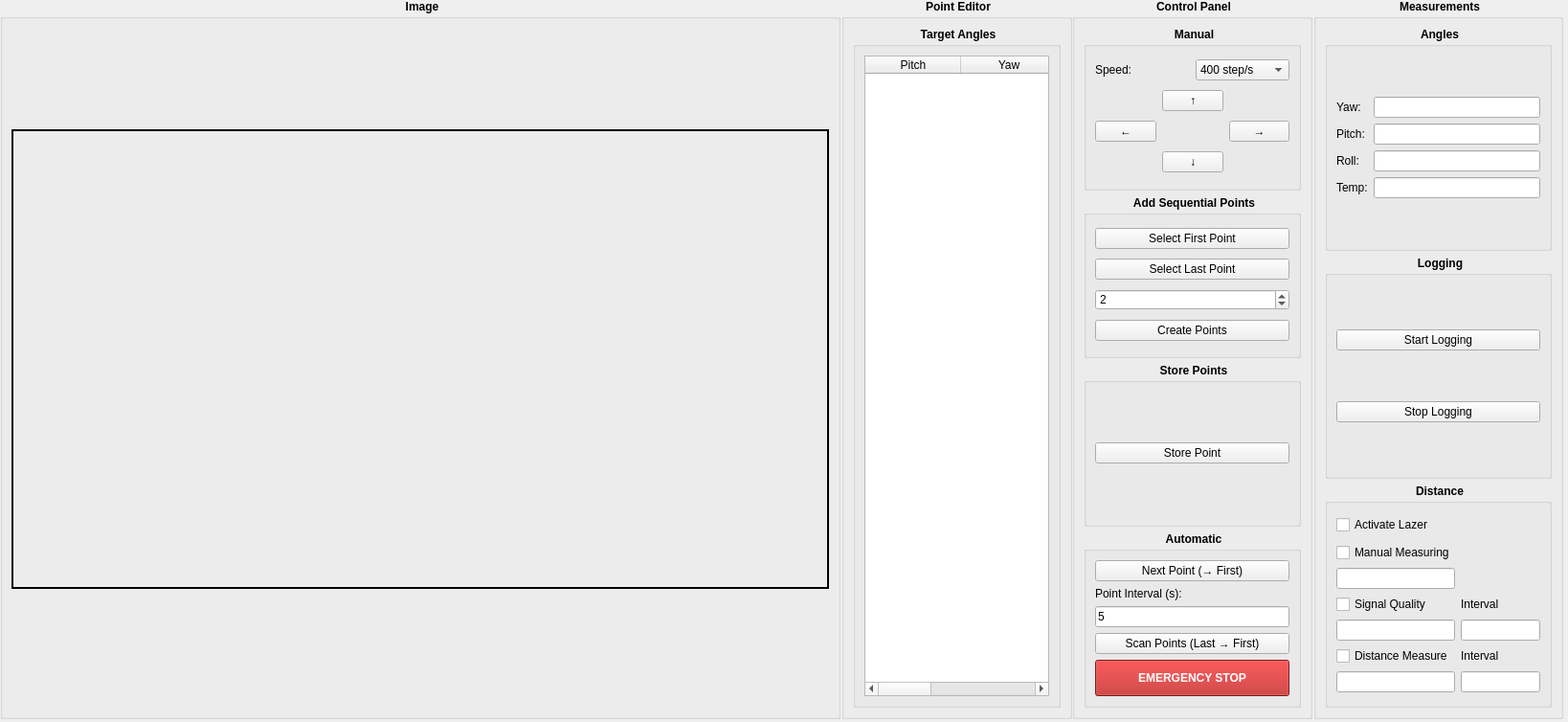
<?xml version="1.0" encoding="UTF-8"?>
<ui version="4.0">
 <class>rsdm</class>
 <widget class="QWidget" name="rsdm">
  <property name="geometry">
   <rect>
    <x>0</x>
    <y>0</y>
    <width>1638</width>
    <height>754</height>
   </rect>
  </property>
  <property name="windowTitle">
   <string>rsdm</string>
  </property>
  <property name="styleSheet">
   <string notr="true">
QGroupBox::title {
    subcontrol-origin: margin;
    subcontrol-position: top center;
    padding: 0 6px;
}
   </string>
  </property>
  <widget class="QGroupBox" name="imageGb">
   <property name="geometry">
    <rect>
     <x>0</x>
     <y>0</y>
     <width>878</width>
     <height>751</height>
    </rect>
   </property>
   <property name="font">
    <font>
     <bold>true</bold>
    </font>
   </property>
   <property name="title">
    <string>Image</string>
   </property>
   <property name="alignment">
    <set>Qt::AlignCenter</set>
   </property>
   <widget class="QLabel" name="imageLabel">
    <property name="geometry">
     <rect>
      <x>12</x>
      <y>135</y>
      <width>854</width>
      <height>480</height>
     </rect>
    </property>
    <property name="sizePolicy">
     <sizepolicy hsizetype="Preferred" vsizetype="Preferred">
      <horstretch>0</horstretch>
      <verstretch>0</verstretch>
     </sizepolicy>
    </property>
    <property name="minimumSize">
     <size>
      <width>854</width>
      <height>480</height>
     </size>
    </property>
    <property name="maximumSize">
     <size>
      <width>854</width>
      <height>480</height>
     </size>
    </property>
    <property name="styleSheet">
     <string notr="true">border: 2px solid black;
</string>
    </property>
    <property name="text">
     <string/>
    </property>
   </widget>
  </widget>
  <widget class="QGroupBox" name="controlPanelGb">
   <property name="geometry">
    <rect>
     <x>1120</x>
     <y>0</y>
     <width>251</width>
     <height>751</height>
    </rect>
   </property>
   <property name="font">
    <font>
     <bold>true</bold>
    </font>
   </property>
   <property name="title">
    <string>Control Panel</string>
   </property>
   <property name="alignment">
    <set>Qt::AlignCenter</set>
   </property>
   <layout class="QGridLayout" name="gridLayout_3">
    <item row="4" column="0">
     <widget class="QGroupBox" name="groupBox_5">
      <property name="font">
       <font>
        <bold>true</bold>
       </font>
      </property>
      <property name="title">
       <string>Automatic</string>
      </property>
      <property name="alignment">
       <set>Qt::AlignCenter</set>
      </property>
      <layout class="QGridLayout" name="gridLayout_15">
       <item row="0" column="0">
        <layout class="QGridLayout" name="gridLayout_8">
         <item row="0" column="0">
          <widget class="QPushButton" name="pbNextPoint">
           <property name="text">
            <string>Next Point (→ First)</string>
           </property>
          </widget>
         </item>
         <item row="1" column="0">
          <widget class="QLabel" name="label_5">
           <property name="text">
            <string>Point Interval (s):</string>
           </property>
          </widget>
         </item>
         <item row="2" column="0">
          <widget class="QLineEdit" name="leScanInterval">
           <property name="text">
            <string>5</string>
           </property>
          </widget>
         </item>
         <item row="3" column="0">
          <widget class="QPushButton" name="pbScanPoints">
           <property name="text">
            <string>Scan Points (Last → First)</string>
           </property>
          </widget>
         </item>
         <item row="4" column="0">
          <widget class="QPushButton" name="pbEmergencyStop">
           <property name="minimumSize">
            <size>
             <width>0</width>
             <height>38</height>
            </size>
           </property>
           <property name="styleSheet">
            <string notr="true">QPushButton { background-color: #b71c1c; color: white; font-weight: bold; } QPushButton:pressed { background-color: #7f0000; }</string>
           </property>
           <property name="text">
            <string>EMERGENCY STOP</string>
           </property>
          </widget>
         </item>
        </layout>
       </item>
      </layout>
     </widget>
    </item>
    <item row="2" column="0">
     <widget class="QGroupBox" name="groupBox_8">
      <property name="font">
       <font>
        <bold>true</bold>
       </font>
      </property>
      <property name="title">
       <string>Add Sequential Points</string>
      </property>
      <property name="alignment">
       <set>Qt::AlignCenter</set>
      </property>
      <layout class="QGridLayout" name="gridLayout_7">
       <item row="2" column="0">
        <widget class="QPushButton" name="seqSelLastPb">
         <property name="text">
          <string>Select Last Point</string>
         </property>
        </widget>
       </item>
       <item row="1" column="0">
        <widget class="QPushButton" name="seqSelFirstPb">
         <property name="text">
          <string>Select First Point</string>
         </property>
        </widget>
       </item>
       <item row="4" column="0">
        <widget class="QPushButton" name="seqCreatePb">
         <property name="text">
          <string>Create Points</string>
         </property>
        </widget>
       </item>
       <item row="3" column="0">
        <widget class="QSpinBox" name="seqCntSb">
         <property name="value">
          <number>2</number>
         </property>
        </widget>
       </item>
      </layout>
     </widget>
    </item>
    <item row="1" column="0">
     <widget class="QGroupBox" name="groupBox_4">
      <property name="font">
       <font>
        <bold>true</bold>
       </font>
      </property>
      <property name="title">
       <string>Manual</string>
      </property>
      <property name="alignment">
       <set>Qt::AlignCenter</set>
      </property>
      <layout class="QGridLayout" name="gridLayout_13">
       <item row="0" column="0" colspan="3">
        <layout class="QGridLayout" name="gridLayout">
         <item row="0" column="0">
          <widget class="QLabel" name="label_3">
           <property name="text">
            <string>Speed:</string>
           </property>
          </widget>
         </item>
         <item row="0" column="1">
          <widget class="QComboBox" name="cbMotorSpeed">
           <property name="currentIndex">
            <number>6</number>
           </property>
           <item>
            <property name="text">
             <string>25 step/s</string>
            </property>
           </item>
           <item>
            <property name="text">
             <string>50 step/s</string>
            </property>
           </item>
           <item>
            <property name="text">
             <string>100 step/s</string>
            </property>
           </item>
           <item>
            <property name="text">
             <string>150 step/s</string>
            </property>
           </item>
           <item>
            <property name="text">
             <string>200 step/s</string>
            </property>
           </item>
           <item>
            <property name="text">
             <string>300 step/s</string>
            </property>
           </item>
           <item>
            <property name="text">
             <string>400 step/s</string>
            </property>
           </item>
           <item>
            <property name="text">
             <string>600 step/s</string>
            </property>
           </item>
           <item>
            <property name="text">
             <string>800 step/s</string>
            </property>
           </item>
           <item>
            <property name="text">
             <string>1000 step/s</string>
            </property>
           </item>
          </widget>
         </item>
        </layout>
       </item>
       <item row="1" column="1">
        <widget class="QPushButton" name="btnUp">
         <property name="text">
          <string>↑</string>
         </property>
        </widget>
       </item>
       <item row="2" column="0">
        <widget class="QPushButton" name="btnLeft">
         <property name="text">
          <string>←</string>
         </property>
        </widget>
       </item>
       <item row="2" column="2">
        <widget class="QPushButton" name="btnRight">
         <property name="text">
          <string>→</string>
         </property>
        </widget>
       </item>
       <item row="3" column="1">
        <widget class="QPushButton" name="btnDown">
         <property name="text">
          <string>↓</string>
         </property>
        </widget>
       </item>
      </layout>
     </widget>
    </item>
    <item row="3" column="0">
     <widget class="QGroupBox" name="groupBox_10">
      <property name="font">
       <font>
        <bold>true</bold>
       </font>
      </property>
      <property name="title">
       <string>Store Points</string>
      </property>
      <property name="alignment">
       <set>Qt::AlignCenter</set>
      </property>
      <layout class="QGridLayout" name="gridLayout_17">
       <item row="0" column="0">
        <widget class="QPushButton" name="pbStorePoint">
         <property name="text">
          <string>Store Point</string>
         </property>
        </widget>
       </item>
      </layout>
     </widget>
    </item>
   </layout>
  </widget>
  <widget class="QGroupBox" name="pointEditorGb">
   <property name="geometry">
    <rect>
     <x>879</x>
     <y>0</y>
     <width>241</width>
     <height>751</height>
    </rect>
   </property>
   <property name="font">
    <font>
     <bold>true</bold>
    </font>
   </property>
   <property name="title">
    <string>Point Editor</string>
   </property>
   <property name="alignment">
    <set>Qt::AlignCenter</set>
   </property>
   <layout class="QGridLayout" name="gridLayout_6">
    <item row="0" column="0">
     <widget class="QGroupBox" name="groupBox_7">
      <property name="font">
       <font>
        <bold>true</bold>
       </font>
      </property>
      <property name="title">
       <string>Target Angles</string>
      </property>
      <property name="alignment">
       <set>Qt::AlignCenter</set>
      </property>
      <layout class="QGridLayout" name="gridLayout_5">
       <item row="0" column="0">
        <widget class="QTableWidget" name="coordTable">
         <property name="columnCount">
          <number>3</number>
         </property>
         <attribute name="horizontalHeaderCascadingSectionResizes">
          <bool>false</bool>
         </attribute>
         <column>
          <property name="text">
           <string>Pitch</string>
          </property>
         </column>
         <column>
          <property name="text">
           <string>Yaw</string>
          </property>
         </column>
         <column>
          <property name="text">
           <string>Del</string>
          </property>
         </column>
        </widget>
       </item>
      </layout>
     </widget>
    </item>
   </layout>
  </widget>
  <widget class="QGroupBox" name="measurementGb">
   <property name="geometry">
    <rect>
     <x>1372</x>
     <y>0</y>
     <width>261</width>
     <height>751</height>
    </rect>
   </property>
   <property name="font">
    <font>
     <bold>true</bold>
    </font>
   </property>
   <property name="title">
    <string>Measurements</string>
   </property>
   <property name="alignment">
    <set>Qt::AlignCenter</set>
   </property>
   <layout class="QGridLayout" name="gridLayout_2">
    <item row="2" column="0">
     <widget class="QGroupBox" name="distanceGb">
      <property name="font">
       <font>
        <bold>true</bold>
       </font>
      </property>
      <property name="title">
       <string>Distance</string>
      </property>
      <layout class="QGridLayout" name="gridLayout_12">
       <item row="1" column="0">
        <layout class="QGridLayout" name="gridLayout_10">
         <item row="3" column="0">
          <widget class="QLineEdit" name="leSignalQuality"/>
         </item>
         <item row="5" column="1">
          <widget class="QLineEdit" name="leDistanceInterval"/>
         </item>
         <item row="2" column="0">
          <widget class="QCheckBox" name="cbModeSignalQuality">
           <property name="text">
            <string>Signal Quality</string>
           </property>
          </widget>
         </item>
         <item row="3" column="1">
          <widget class="QLineEdit" name="leSignalInterval"/>
         </item>
         <item row="0" column="0">
          <widget class="QCheckBox" name="cbManualMeasure">
           <property name="text">
            <string>Manual Measuring</string>
           </property>
          </widget>
         </item>
         <item row="4" column="1">
          <widget class="QLabel" name="label_9">
           <property name="text">
            <string>Interval</string>
           </property>
          </widget>
         </item>
         <item row="4" column="0">
          <widget class="QCheckBox" name="cbModeDistance">
           <property name="text">
            <string>Distance Measure</string>
           </property>
          </widget>
         </item>
         <item row="2" column="1">
          <widget class="QLabel" name="label_7">
           <property name="text">
            <string>Interval</string>
           </property>
          </widget>
         </item>
         <item row="5" column="0">
          <widget class="QLineEdit" name="leDistance"/>
         </item>
         <item row="1" column="0">
          <widget class="QLineEdit" name="leManualMeasure"/>
         </item>
        </layout>
       </item>
       <item row="0" column="0">
        <widget class="QCheckBox" name="cbLazerActivate">
         <property name="text">
          <string>Activate Lazer</string>
         </property>
        </widget>
       </item>
      </layout>
     </widget>
    </item>
    <item row="0" column="0">
     <widget class="QGroupBox" name="groupBox_9">
      <property name="font">
       <font>
        <bold>true</bold>
       </font>
      </property>
      <property name="title">
       <string>Angles</string>
      </property>
      <property name="alignment">
       <set>Qt::AlignCenter</set>
      </property>
      <layout class="QGridLayout" name="gridLayout_14">
       <item row="0" column="0">
        <layout class="QGridLayout" name="gridLayout_9">
         <item row="0" column="0">
          <widget class="QLabel" name="label_2">
           <property name="text">
            <string>Yaw:</string>
           </property>
          </widget>
         </item>
         <item row="0" column="1">
          <widget class="QLineEdit" name="yawLe"/>
         </item>
         <item row="1" column="0">
          <widget class="QLabel" name="label">
           <property name="text">
            <string>Pitch:</string>
           </property>
          </widget>
         </item>
         <item row="1" column="1">
          <widget class="QLineEdit" name="pitchLe"/>
         </item>
         <item row="2" column="0">
          <widget class="QLabel" name="Roll">
           <property name="text">
            <string>Roll:</string>
           </property>
          </widget>
         </item>
         <item row="2" column="1">
          <widget class="QLineEdit" name="rollLe"/>
         </item>
         <item row="3" column="0">
          <widget class="QLabel" name="label_4">
           <property name="text">
            <string>Temp:</string>
           </property>
          </widget>
         </item>
         <item row="3" column="1">
          <widget class="QLineEdit" name="tmpLe"/>
         </item>
        </layout>
       </item>
      </layout>
     </widget>
    </item>
    <item row="1" column="0">
     <widget class="QGroupBox" name="groupBox_11">
      <property name="font">
       <font>
        <bold>true</bold>
       </font>
      </property>
      <property name="title">
       <string>Logging</string>
      </property>
      <property name="alignment">
       <set>Qt::AlignCenter</set>
      </property>
      <layout class="QGridLayout" name="gridLayout_16">
       <item row="0" column="0">
        <widget class="QPushButton" name="pbStartLogging">
         <property name="text">
          <string>Start Logging</string>
         </property>
        </widget>
       </item>
       <item row="1" column="0">
        <widget class="QPushButton" name="pbStopLogging">
         <property name="text">
          <string>Stop Logging</string>
         </property>
        </widget>
       </item>
      </layout>
     </widget>
    </item>
   </layout>
  </widget>
 </widget>
 <resources/>
 <connections/>
</ui>
